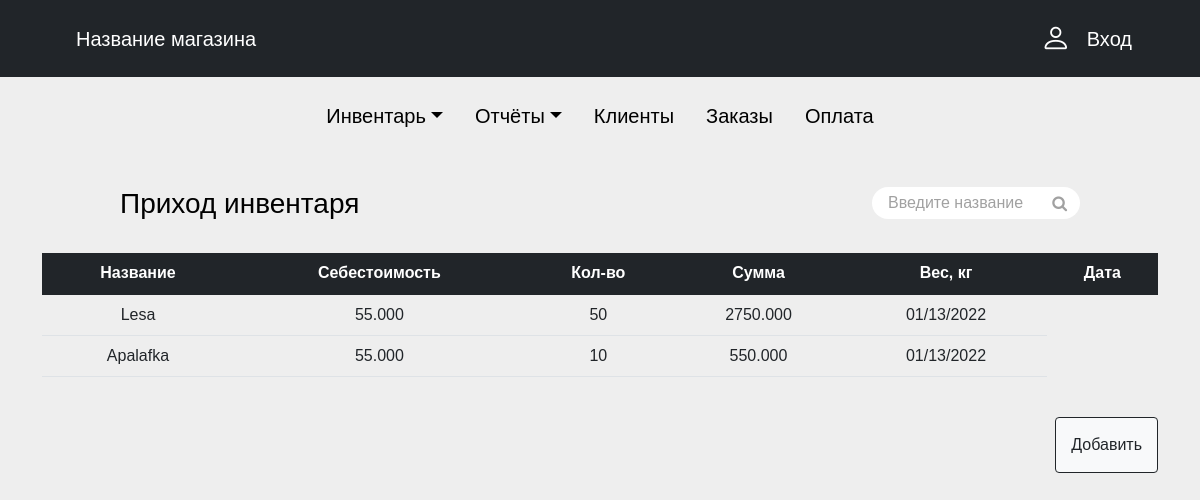
/income_product/, run on the app's committed database.
### myapp/models.py (models this page shows, shortened)
class Income(models.Model):
    product_id = models.ForeignKey(Product, on_delete=models.CASCADE, related_name='income')
    date = models.DateField(auto_now_add=True)
    quantity = models.IntegerField()
    def overall(self):
        all = self.product_id.product_prize * self.quantity
        return all

class Product(models.Model):
    choises = (
        ('День', 'День'),
        ('Час', 'Час')
    )
    name = models.CharField(max_length=255)
    weight = models.IntegerField()
    quantity = models.IntegerField()
    origin_prize = models.DecimalField(max_digits=6, decimal_places=3)
    second_prize = models.DecimalField(max_digits=6, decimal_places=3)
    product_prize = models.DecimalField(max_digits=6, decimal_places=3)
    type = models.CharField(max_length=200, default='День', choices=choises)
    created_time = models.DateField(auto_now_add=True, blank=True, null=True)
    update_time = models.DateField(auto_now=True, blank=True, null=True)

### myapp/views.py (the view)
def income(request):
    try:
        income = Income.objects.all()
    except:
        raise Http404
    context = {
        'income': income
    }
    return render(request, 'income.html', context=context)

### myapp/templates/income.html (shortened to what this page needs)
{% extends 'base.html' %}
{% block content %}
    <div class="top-se mt-5">
        <h3 style="color: black">Приход инвентаря</h3>
        <form class="searchInputWrapper">
            <input class="searchInput" type="text" placeholder='Введите название'>
            <i class="searchInputIcon fa fa-search"></i>
        </form>
    </div>
    <br>
    <div class="container">
        <table class="table text-center">
            <thead class="table-dark rounded">
            <tr>
                <th scope="col">Название</th>
                <th scope="col">Себестоимость</th>
                <th scope="col">Кол-во</th>
                <th scope="col">Сумма</th>
                <th scope="col">Вес, кг</th>
                <th scope="col">Дата</th>
            </tr>
            </thead>
            <tbody>
            {% for x in income %}
                <tr>
                    <td>{{ x.product_id.name }}</td>
                    <td>{{ x.product_id.product_prize }}</td>
                    <td>{{ x.quantity }}</td>
                    <td>{{ x.overall }}</td>
                    <td>{{ x.date | date:"SHORT_DATE_FORMAT" }}</td>
                </tr>
            {% endfor %}
            </tbody>
        </table>
        <br>
        <a style="float: right; padding: 15px" class="btn bg-light border-dark" href="{% url 'income_create' %}" role="button">Добавить</a>
    </div>
{% endblock %}

### myapp/templates/income.html (style rules this page uses)
* { margin: 0; padding: 0; box-sizing: border-box; }
body { background-color: #eee; color: #a1a1a1; font-family: sans-serif; }
.searchInputWrapper { position: relative; }
.searchInput { width: 13rem; height: 2rem; padding: 0 1rem; border-radius: 2rem; border: none; transition: transform 0.1s ease-in-out; }
::placeholder { color: #a1a1a1; }
.searchInputIcon { position: absolute; right: 0.8rem; top: 0.5rem; color: #a1a1a1; transition: all 0.1s ease-in-out; }
.top-se { display: flex; justify-content: space-between; margin: 0 10%; }

### data on the page
Income: product_id.name "Lesa", product_id.product_prize "55.000", quantity "50", overall "2750.000", date "01/13/2022"
Income: product_id.name "Apalafka", product_id.product_prize "55.000", quantity "10", overall "550.000", date "01/13/2022"
